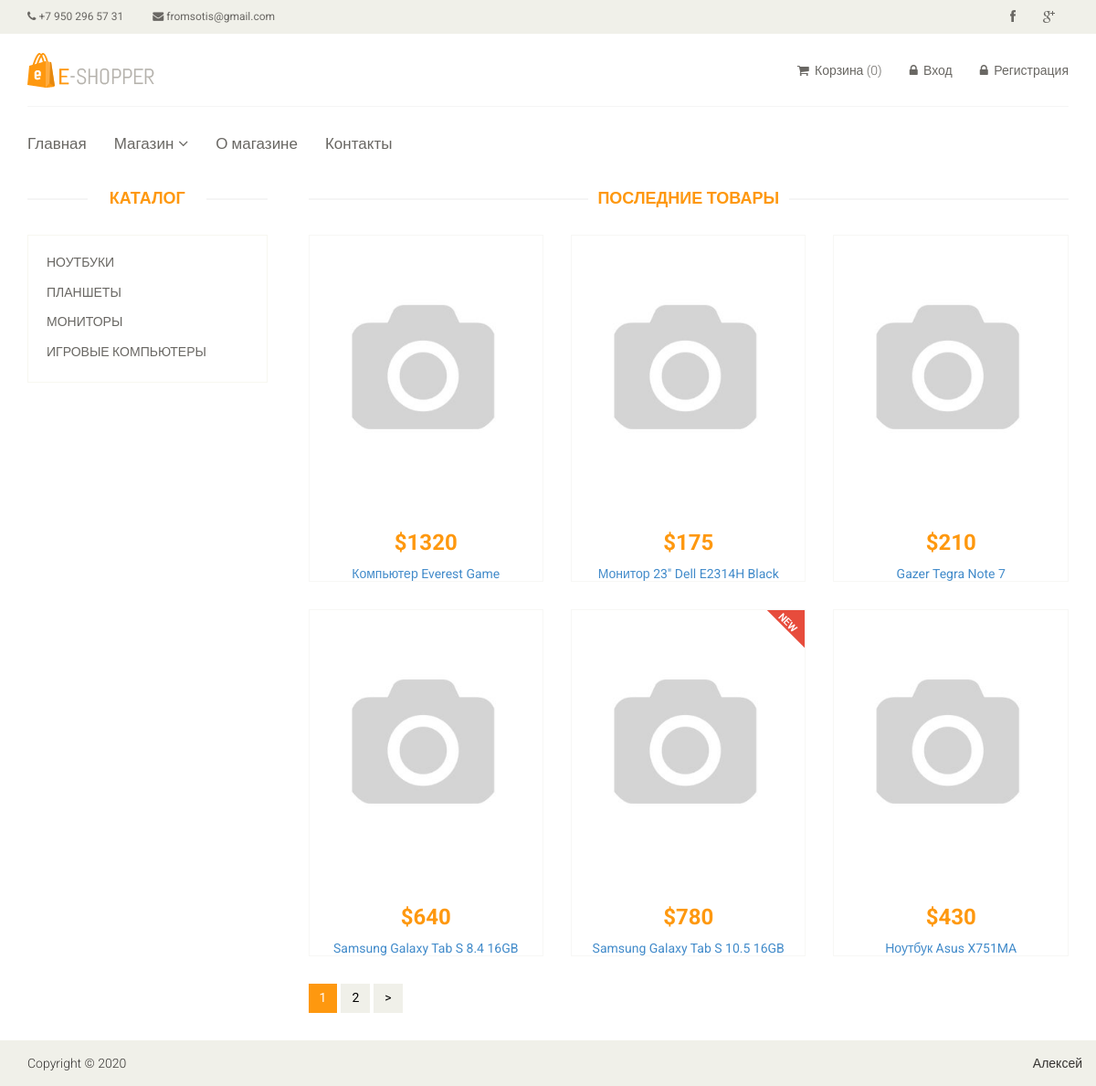
The page / on the database its author committed.
### tables this page shows
CREATE TABLE IF NOT EXISTS `category`
(
    `id`         INT(11)     NOT NULL AUTO_INCREMENT PRIMARY KEY,
    `name`       VARCHAR(50) NOT NULL,
    `sort_order` INT(11)      NOT NULL DEFAULT '0',
    `status`     INT(1)      NOT NULL DEFAULT '1'
);

CREATE TABLE IF NOT EXISTS `product`
(
    `id`             INT(11)      NOT NULL AUTO_INCREMENT PRIMARY KEY,
    `name`           VARCHAR(255) NOT NULL,
    `category_id`    INT(11)      NOT NULL,
    `code`           INT(11)      NOT NULL,
    `price`          FLOAT        NOT NULL,
    `availability`   INT(11)      NOT NULL,
    `brand`          VARCHAR(50)  NOT NULL,
    `description`    TEXT         NOT NULL,
    `is_new`         INT(1)       NOT NULL DEFAULT '0',
    `is_recommended` INT(1)       NOT NULL DEFAULT '0',
    `status`         INT(1)       NOT NULL DEFAULT '1'
);

### controllers/CatalogController.php (called while the page is built, shortened)
<?php
class CatalogController
{
    public function actionIndex(int $page = 1) : bool
    {
        $categories = Category::getCategoriesList();
        $latestProducts = Product::getLatestProduct($page);
        $total = Product::getTotalProducts();
        $pagination = new Pagination($total, $page, Product::SHOW_BY_DEFAULT, 'page-');
        require_once (ROOT . '/views/catalog/index.php');
        return true;
    }
}

### index.php (called while the page is built, shortened)
<?php
require_once (ROOT . '/components/Autoload.php');
require_once (ROOT . '/vendor/autoload.php');
$router = new Router();
$router->run();

### components/Autoload.php (called while the page is built, shortened)
<?php
spl_autoload_register(
    function($className)
    {
        $array_path = ['/models/', '/components/', '/controllers/'];
        foreach ($array_path as $path) {
            $path = ROOT . $path . $className . '.php';
        }
    }
);

### components/Cart.php (called while the page is built, shortened)
<?php
class Cart
{
    public static function countItems() : int
    {
        return 0;
    }
}

### models/User.php (called while the page is built, shortened)
<?php
class User
{
    public static function isGuest() : bool
    {
        return true;
    }
}

### models/Category.php (called while the page is built, shortened)
<?php
class Category
{
    public static function getCategoriesList() : array
    {
        $dbh = Db::getConnection();
        $sql = 'SELECT id, `name` FROM category WHERE status = 1 ORDER BY sort_order';
        $result = $dbh->query($sql);
        $categoryList = [];
        $i = 0;
        while ($row = $result->fetch(PDO::FETCH_ASSOC)) {
            $categoryList[$i]['id'] = $row['id'];
            $categoryList[$i]['name'] = $row['name'];
            $i++;
        }
        return $categoryList;
    }
}

### models/Product.php (called while the page is built, shortened)
<?php
class Product
{
    public static function getLatestProduct(int $page = 1) : array
    {
        $limit = self::SHOW_BY_DEFAULT;
        $offset = ($page - 1) * $limit;
        $dbh = Db::getConnection();
        $sql = 'SELECT id, `name`, price, is_new FROM product WHERE status = 1
                    ORDER BY id DESC LIMIT :limit OFFSET :offset';
        $result = $dbh->prepare($sql);
        $result->bindParam(':limit', $limit, PDO::PARAM_INT);
        $result->bindParam(':offset', $offset, PDO::PARAM_INT);
        $result->execute();
        $productList = [];
        $i = 0;
        while ($row = $result->fetch(PDO::FETCH_ASSOC)) {
            $productList[$i]['id'] = $row['id'];
            $productList[$i]['name'] = $row['name'];
            $productList[$i]['price'] = $row['price'];
            $productList[$i]['is_new'] = $row['is_new'];
            $i++;
        }
        return $productList;
    }
    public static function getTotalProducts() : int
    {
        $dbh = Db::getConnection();
        $sql = 'SELECT COUNT(id) as count FROM product WHERE status = 1';
        $result = $dbh->query($sql);
        $result->execute();
        $row = $result->fetch(PDO::FETCH_ASSOC);
        return $row['count'];
    }
    public static function getImage(int $id) : string
    {
        $noImage = 'no-image.jpg';
        $path = '/upload/images/products/';
        $pathToProductImage = $path . $id . '.jpg';
        return $path . $noImage;
    }
}

### views/catalog/index.php (the view, shortened to what this page needs)
<?php include ROOT . '/views/layouts/header.php';?>
<section>
    <div class="container">
        <div class="row">
            <div class="col-sm-3">
                <div class="left-sidebar">
                    <h2>Каталог</h2>
                    <div class="panel-group category-products">
                        <?php foreach($categories as $categoryItem):?>
                            <div class="panel panel-default">
                                <div class="panel-heading">
                                    <h4 class="panel-title">
                                        <a href="/category/<?php echo $categoryItem['id'];?>">
                                            <?php echo $categoryItem['name'];?>
                                        </a>
                                    </h4>
                                </div>
                            </div>
                        <?php endforeach;?>
                    </div>
                </div>
            </div>
            <div class="col-sm-9 padding-right">
                <div class="features_items">
                    <h2 class="title text-center">Последние товары</h2>
                    <?php foreach($latestProducts as $latestProduct):?>
                        <div class="col-sm-4">
                            <div class="product-image-wrapper">
                                <div class="single-products">
                                    <div class="productinfo text-center">
                                        <img src="<?php echo Product::getImage($latestProduct['id'])?>" alt="" />
                                        <h2>$<?php echo $latestProduct['price'];?></h2>
                                        <p>
                                            <a href="/product/<?php echo $latestProduct['id'];?>">
                                                <?php echo $latestProduct['name'];?>
                                            </a>
                                        </p>
                                    </div>
                                    <?php if ($latestProduct['is_new']):?>
                                        <img src="/template/images/home/new.png" class="new" alt="" />
                                    <?php endif;?>
                                </div>
                            </div>
                        </div>
                    <?php endforeach;?>
                </div>
                <?php echo $pagination->get(); ?>
            </div>
        </div>
    </div>
</section>
<?php include ROOT . '/views/layouts/footer.php';?>

### components/Router.php (shortened to what this page needs)
<?php
class Router
{
    private $routes;
    public function __construct()
    {
        $routesPath = ROOT . '/config/routes.php';
        $this->routes = require_once ($routesPath);
    }
    private function getUri() : string
    {
        if (!empty($_SERVER['REQUEST_URI'])) {
            return trim($_SERVER['REQUEST_URI'], '/');
        }
    }
    public function run() : void
    {
        $uri = $this->getUri();
        foreach ($this->routes as $uriPattern => $path) {
            if (preg_match("~$uriPattern~", $uri)) {
                $internalRoute = preg_replace("~$uriPattern~", $path, $uri);
                $segments = explode('/', $internalRoute);
                $controllerName = ucfirst(array_shift($segments)) . 'Controller';
                $actionName = 'action' . ucfirst(array_shift($segments));
                $params = $segments;
                $controllerObject = new $controllerName;
                $result = call_user_func_array(array($controllerObject, $actionName), $params);
                if ($result !== null) {
                    break;
                }
            }
        }
    }
}

### views/layouts/header.php (shortened to what this page needs)
<!DOCTYPE html>
<html lang="en">
<head>
    <link href="/template/css/bootstrap.min.css" rel="stylesheet">
    <link href="/template/css/font-awesome.min.css" rel="stylesheet">
    <link href="/template/css/prettyPhoto.css" rel="stylesheet">
    <link href="/template/css/price-range.css" rel="stylesheet">
    <link href="/template/css/animate.css" rel="stylesheet">
    <link href="/template/css/main.css" rel="stylesheet">
    <link href="/template/css/responsive.css" rel="stylesheet">
</head>
<body>
<header id="header">
    <div class="header_top">
        <div class="container">
            <div class="row">
                <div class="col-sm-6">
                    <div class="contactinfo">
                        <ul class="nav nav-pills">
                            <li><a href="#"><i class="fa fa-phone"></i> +7 950 296 57 31</a></li>
                            <li><a href="#"><i class="fa fa-envelope"></i> fromsotis@gmail.com</a></li>
                        </ul>
                    </div>
                </div>
                <div class="col-sm-6">
                    <div class="social-icons pull-right">
                        <ul class="nav navbar-nav">
                            <li><a href="#"><i class="fa fa-facebook"></i></a></li>
                            <li><a href="#"><i class="fa fa-google-plus"></i></a></li>
                        </ul>
                    </div>
                </div>
            </div>
        </div>
    </div>
    <div class="header-middle">
        <div class="container">
            <div class="row">
                <div class="col-sm-4">
                    <div class="logo pull-left">
                        <a href="/"><img src="/template/images/home/logo.png" alt="" /></a>
                    </div>
                </div>
                <div class="col-sm-8">
                    <div class="shop-menu pull-right">
                        <ul class="nav navbar-nav">
                            <li>
                                <a href="/cart">
                                    <i class="fa fa-shopping-cart"></i> Корзина
                                    (<span id="cart-count"><?php echo Cart::countItems();?></span>)
                                </a>
                            </li>
                            <?php if (User::isGuest()):?>
                                <li><a href="/user/login/"><i class="fa fa-lock"></i> Вход</a></li>
                                <li><a href="/user/register/"><i class="fa fa-lock"></i> Регистрация</a></li>
                            <?php else:?>
                                <li><a href="/cabinet/"><i class="fa fa-user"></i> Аккаунт</a></li>
                                <li><a href="/user/logout/"><i class="fa fa-unlock"></i> Выход</a></li>
                            <?php endif;?>
                        </ul>
                    </div>
                </div>
            </div>
        </div>
    </div>
    <div class="header-bottom">
        <div class="container">
            <div class="row">
                <div class="col-sm-12">
                    <div class="mainmenu pull-left">
                        <ul class="nav navbar-nav collapse navbar-collapse">
                            <li><a href="/">Главная</a></li>
                            <li class="dropdown"><a href="#">Магазин<i class="fa fa-angle-down"></i></a>
                            </li>
                            <li><a href="#">О магазине</a></li>
                            <li><a href="/contacts/">Контакты</a></li>
                        </ul>
                    </div>
                </div>
            </div>
        </div>
    </div>
</header>

### components/Pagination.php (shortened to what this page needs)
<?php
class Pagination
{
    private $max = 6;
    private $index = 'page';
    private $current_page;
    private $total;
    private $limit;
    public function __construct($total, $currentPage, $limit, $index)
    {
        $this->total = $total;
        $this->limit = $limit;
        $this->index = $index;
        $this->amount = $this->amount();
    }
    public function get()
    {
        $links = null;
        $limits = $this->limits();
        $html = '<ul class="pagination">';
        for ($page = $limits[0]; $page <= $limits[1]; $page++) {
            if ($page == $this->current_page) {
                $links .= '<li class="active"><a href="#">' . $page . '</a></li>';
            } else {
                $links .= $this->generateHtml($page);
            }
        }
        if (!is_null($links)) {
            if ($this->current_page < $this->amount)
                $links .= $this->generateHtml($this->amount, '&gt;');
        }
        $html .= $links . '</ul>';
        return $html;
    }
    private function generateHtml($page, $text = null)
    {
        if (!$text)
            $text = $page;
        $currentURI = rtrim($_SERVER['REQUEST_URI'], '/') . '/';
        $currentURI = preg_replace('~/page-[0-9]+~', '', $currentURI);
        return
            '<li><a href="' . $currentURI . $this->index . $page . '">' . $text . '</a></li>';
    }
    private function limits()
    {
        $left = $this->current_page - round($this->max / 2);
        $start = $left > 0 ? $left : 1;
        if ($start + $this->max <= $this->amount) {
            $end = $start > 1 ? $start + $this->max : $this->max;
        } else {
            $end = $this->amount;
            $start = $this->amount - $this->max > 0 ? $this->amount - $this->max : 1;
        }
        return
            array($start, $end);
    }
    private function setCurrentPage($currentPage)
    {
        $this->current_page = $currentPage;
    }
    private function amount()
    {
        return ceil($this->total / $this->limit);
    }
}

### views/layouts/footer.php (shortened to what this page needs)
<footer id="footer" class="page-footer">
    <div class="footer-bottom">
        <div class="container">
            <div class="row">
                <p class="pull-left">Copyright © <?php echo date('Y');?></p>
                <p class="pull-right">Алексей</p>
            </div>
        </div>
    </div>
</footer>
</body>
</html>

### rows shown on the page
category: name "НОУТБУКИ"
category: name "ПЛАНШЕТЫ"
category: name "МОНИТОРЫ"
category: name "ИГРОВЫЕ КОМПЬЮТЕРЫ"
product: price "1320", name "Компьютер Everest Game"
product: price "175", name "Монитор 23\" Dell E2314H Black"
product: price "210", name "Gazer Tegra Note 7"
product: price "640", name "Samsung Galaxy Tab S 8.4 16GB"
product: price "780", name "Samsung Galaxy Tab S 10.5 16GB", is_new 1 (drawn)
product: price "430", name "Ноутбук Asus X751MA"

### other values the page prints
$text "2"
$text ">"
